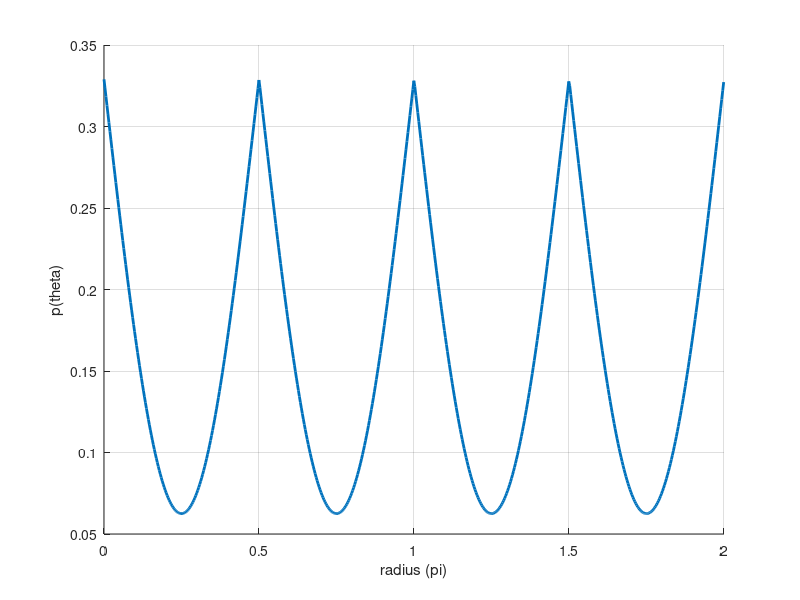

The MATLAB source for this figure: (Note: this script raises an error after producing the figure.)
%% Define Prior
stepSize = 0.01; stmSpc = 0 : stepSize : 2 * pi;

scaling = 1.62;
prior = 2 - scaling * abs(sin(2 * stmSpc)); 
nrmConst = 1.0 / trapz(stmSpc, prior);
prior = prior * nrmConst;

figure; hold on;
priorDensity = @(support) (2 - scaling * abs(sin(2 * support))) * nrmConst;

plot(stmSpc / pi, priorDensity(stmSpc), 'LineWidth', 2); grid on;
xlabel('radius (pi)'); ylabel('p(theta)'); 

%% Estimator
kappa = 51.7;
[domain, probDnst] = estimatorCircular(priorDensity, kappa, 1.0 * pi);

figure;
plot(domain / pi * 180, probDnst, 'LineWidth', 2); grid on;

%% Calculate Bias
noiseLevels = 51.7;
thetas = 0.01 : 0.05 : 1.01 * pi;

figure; hold on;
for idx = 1 : length(noiseLevels)
    noiseLevel = noiseLevels(idx);
    estimates = arrayfun(@(theta) averageEstimate(priorDensity, noiseLevel, theta), thetas);
    bias = estimates - thetas;
    
    plot(thetas/pi, bias/pi*180, 'LineWidth', 2);
end
title('Bias, Homogeneous Noise');
xlabel('Orientation (pi)'); ylabel('Bias (deg)'); grid on;

function [meanEst] = averageEstimate(prior, noiseLevel, theta)
[ests, prob] = estimatorCircular(prior, noiseLevel, theta);

delta = 0.01;
unDomain = min(ests) : delta : max(ests);
probDnst = interp1(ests, prob, unDomain);

mass = probDnst * delta;

estimateSin = sum(mass .* sin(unDomain));
estimateCos = sum(mass .* cos(unDomain));
meanEst = atan(estimateSin / estimateCos);

if(estimateCos < 0)
    meanEst = meanEst + pi;
elseif(estimateCos > 0 && meanEst < 0)
    meanEst = meanEst + 2 * pi;
end

end
